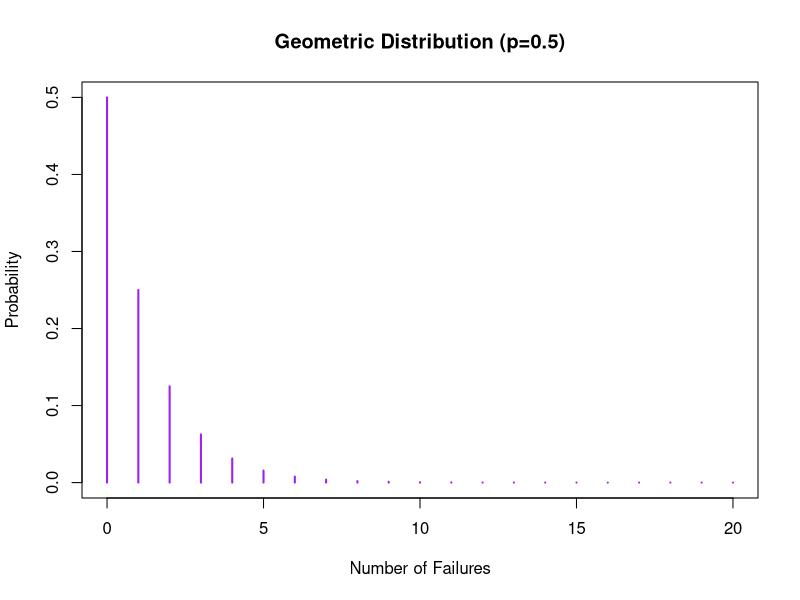

R code for this plot:
# Filename: _057_geometric_dis.R
# Title: Geometric Distribution
# Author: Raghava | GitHub: @raghavtwenty
# Date Created: June 24, 2024 | Last Updated: June 24, 2024
# Language: R | Version: 4.4.0

# Description of functions:
# dgeom: Geometric probability mass function (pmf)
# pgeom: Geometric distribution cumulative distribution function (cdf)
# qgeom: Geometric quantile function
# rgeom: Geometric pseudorandom number generation

# Parameters for the geometric distribution
prob_param = 0.5  # Probability of success in each trial

# Define the number of failures to consider
failures = 20

# Calculate geometric probabilities for 0 to 'failures' number of failures
geom_probabilities = dgeom(0:failures,
    prob = prob_param
)

# Display the calculated probabilities
print(geom_probabilities)

# Plot the geometric probabilities
plot(0:failures, geom_probabilities,
    col = "purple",
    type = "h",
    lwd = 2,
    main = "Geometric Distribution (p=0.5)",
    xlab = "Number of Failures",
    ylab = "Probability"
)
